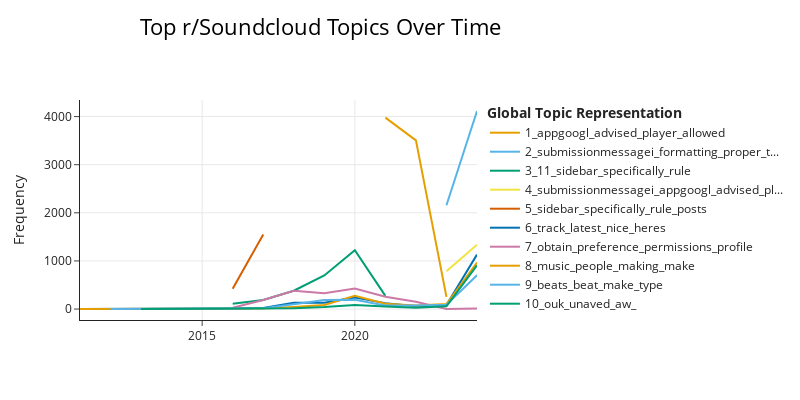

The notebook cell this image was saved under:
### Code cell
topic_model.visualize_topics_over_time(topics_over_time, topics=[1, 2, 3, 4, 5, 6, 7, 8, 9, 10], title="Top r/Soundcloud Topics Over Time", width=800, height=400)

### Figure 1 — Plotly figure (JSON) as saved in the notebook; plotly's stock layout.template omitted (floating-point values rounded to 4 significant figures)
{"data": [{"hoverinfo": "text", "hovertext": ["<b>Topic 1</b><br>Words: appgoogl, advised, player, allowed, break", "<b>Topic 1</b><br>Words: appgoogl, advised, player, allowed, break", "<b>Topic 1</b><br>Words: appgoogl, advised, player, allowed, break"], "marker": {"color": "#E69F00"}, "mode": "lines", "name": "1_appgoogl_advised_player_allowed", "type": "scatter", "x": [2021, 2022, 2023], "y": [3978, 3505, 253]}, {"hoverinfo": "text", "hovertext": ["<b>Topic 2</b><br>Words: submissionmessagei, formatting, proper, title, guidelines", "<b>Topic 2</b><br>Words: submissionmessagei, formatting, proper, title, guidelines"], "marker": {"color": "#56B4E9"}, "mode": "lines", "name": "2_submissionmessagei_formatting_proper_t...", "type": "scatter", "x": [2023, 2024], "y": [2156, 4116]}, {"hoverinfo": "text", "hovertext": ["<b>Topic 3</b><br>Words: 11, sidebar, specifically, rule, check", "<b>Topic 3</b><br>Words: 11, sidebar, specifically, rule, check", "<b>Topic 3</b><br>Words: 11, sidebar, specifically, rule, check", "<b>Topic 3</b><br>Words: 11, sidebar, specifically, rule, check", "<b>Topic 3</b><br>Words: 11, sidebar, specifically, rule, check", "<b>Topic 3</b><br>Words: 11, sidebar, specifically, rule, check"], "marker": {"color": "#009E73"}, "mode": "lines", "name": "3_11_sidebar_specifically_rule", "type": "scatter", "x": [2016, 2017, 2018, 2019, 2020, 2021], "y": [112, 187, 381, 697, 1223, 275]}, {"hoverinfo": "text", "hovertext": ["<b>Topic 4</b><br>Words: submissionmessagei, appgoogl, advised, player, allowed", "<b>Topic 4</b><br>Words: submissionmessagei, appgoogl, advised, player, allowed"], "marker": {"color": "#F0E442"}, "mode": "lines", "name": "4_submissionmessagei_appgoogl_advised_pl...", "type": "scatter", "x": [2023, 2024], "y": [787, 1338]}, {"hoverinfo": "text", "hovertext": ["<b>Topic 5</b><br>Words: sidebar, specifically, rule, posts, check", "<b>Topic 5</b><br>Words: sidebar, specifically, rule, posts, check"], "marker": {"color": "#D55E00"}, "mode": "lines", "name": "5_sidebar_specifically_rule_posts", "type": "scatter", "x": [2016, 2017], "y": [423, 1548]}, {"hoverinfo": "text", "hovertext": ["<b>Topic 6</b><br>Words: another, track, latest, nice, heres", "<b>Topic 6</b><br>Words: testing, refreshing, ideas, ty, gotten", "<b>Topic 6</b><br>Words: trancy, club, program, playing, produce", "<b>Topic 6</b><br>Words: proggy, insanity, dig, awesome, track", "<b>Topic 6</b><br>Words: trackgives, worklt3, collectible, track, concentration", "<b>Topic 6</b><br>Words: track, superb, snitched, amine, violate", "<b>Topic 6</b><br>Words: track, feedback, nice, thanks, dope", "<b>Topic 6</b><br>Words: track, diss, latest, nice, guys", "<b>Topic 6</b><br>Words: track, nice, latest, man, heres", "<b>Topic 6</b><br>Words: track, latest, feedback, great, nice", "<b>Topic 6</b><br>Words: track, first, man, dope, thoughts", "<b>Topic 6</b><br>Words: track, latest, diss, nice, first", "<b>Topic 6</b><br>Words: track, latest, heres, nice, feedback"], "marker": {"color": "#0072B2"}, "mode": "lines", "name": "6_track_latest_nice_heres", "type": "scatter", "x": [2011, 2012, 2013, 2015, 2016, 2017, 2018, 2019, 2020, 2021, 2022, 2023, 2024], "y": [1, 1, 1, 1, 9, 21, 129, 132, 241, 123, 59, 86, 1131]}, {"hoverinfo": "text", "hovertext": ["<b>Topic 7</b><br>Words: preference, obtain, permissions, entirety, credit", "<b>Topic 7</b><br>Words: obtain, preference, permissions, profile, credit", "<b>Topic 7</b><br>Words: obtain, preference, permissions, profile, credit", "<b>Topic 7</b><br>Words: obtain, preference, permissions, profile, name", "<b>Topic 7</b><br>Words: obtain, preference, permissions, profile, name", "<b>Topic 7</b><br>Words: obtain, preference, permissions, profile, name", "<b>Topic 7</b><br>Words: preference, obtain, permissions, profile, name", "<b>Topic 7</b><br>Words: soundcloudcomunderising, america, french, profiles, blow", "<b>Topic 7</b><br>Words: pychpmp, cruel, device, permissions, obtain"], "marker": {"color": "#CC79A7"}, "mode": "lines", "name": "7_obtain_preference_permissions_profile", "type": "scatter", "x": [2016, 2017, 2018, 2019, 2020, 2021, 2022, 2023, 2024], "y": [26, 188, 382, 330, 425, 257, 153, 2, 12]}, {"hoverinfo": "text", "hovertext": ["<b>Topic 8</b><br>Words: withdrawn, factors, specific, unique, end", "<b>Topic 8</b><br>Words: arounddo, areas, irl, demos, hand", "<b>Topic 8</b><br>Words: rectoactively, negative, stereogum, pitchfork, tearing", "<b>Topic 8</b><br>Words: confident, favorite, start, step, music", "<b>Topic 8</b><br>Words: people, music, make, yourself, youre", "<b>Topic 8</b><br>Words: music, people, make, making, marketing", "<b>Topic 8</b><br>Words: promote, music, audience, worldwide, reach", "<b>Topic 8</b><br>Words: music, promote, making, people, promotion", "<b>Topic 8</b><br>Words: music, make, people, making, promote", "<b>Topic 8</b><br>Words: people, music, make, making, yourself", "<b>Topic 8</b><br>Words: music, making, people, make, yourself"], "marker": {"color": "#E69F00"}, "mode": "lines", "name": "8_music_people_making_make", "type": "scatter", "x": [2011, 2013, 2016, 2017, 2018, 2019, 2020, 2021, 2022, 2023, 2024], "y": [1, 1, 7, 9, 45, 86, 277, 111, 75, 104, 965]}, {"hoverinfo": "text", "hovertext": ["<b>Topic 9</b><br>Words: skipped, wondering, update, beats, those", "<b>Topic 9</b><br>Words: beatbox, fulfill, beats, choices, bored", "<b>Topic 9</b><br>Words: beats, free, yo, are, use", "<b>Topic 9</b><br>Words: voices, beat, quiet, loud, intro", "<b>Topic 9</b><br>Words: beats, beat, creepyambient, murk, outsiddes", "<b>Topic 9</b><br>Words: beats, beat, type, free, cashrolliebeatscom", "<b>Topic 9</b><br>Words: beats, beat, free, make, send", "<b>Topic 9</b><br>Words: beats, beat, free, type, beatstars", "<b>Topic 9</b><br>Words: beats, beat, type, make, hard", "<b>Topic 9</b><br>Words: beats, beat, type, make, need", "<b>Topic 9</b><br>Words: beats, beat, make, send, free", "<b>Topic 9</b><br>Words: beats, beat, make, type, free"], "marker": {"color": "#56B4E9"}, "mode": "lines", "name": "9_beats_beat_make_type", "type": "scatter", "x": [2012, 2013, 2015, 2016, 2017, 2018, 2019, 2020, 2021, 2022, 2023, 2024], "y": [1, 2, 2, 4, 17, 98, 187, 194, 72, 74, 90, 702]}, {"hoverinfo": "text", "hovertext": ["<b>Topic 10</b><br>Words: ouk, unaved, aw, , ", "<b>Topic 10</b><br>Words: ouk, unaved, aw, , ", "<b>Topic 10</b><br>Words: ouk, unaved, aw, , ", "<b>Topic 10</b><br>Words: ouk, unaved, aw, , ", "<b>Topic 10</b><br>Words: ouk, unaved, aw, , ", "<b>Topic 10</b><br>Words: aw, ouk, unaved, , ", "<b>Topic 10</b><br>Words: ouk, unaved, aw, , ", "<b>Topic 10</b><br>Words: ouk, unaved, aw, , ", "<b>Topic 10</b><br>Words: ouk, unaved, aw, , ", "<b>Topic 10</b><br>Words: ouk, unaved, aw, , "], "marker": {"color": "#009E73"}, "mode": "lines", "name": "10_ouk_unaved_aw_", "type": "scatter", "x": [2013, 2015, 2017, 2018, 2019, 2020, 2021, 2022, 2023, 2024], "y": [1, 1, 1, 14, 41, 83, 51, 29, 57, 906]}], "layout": {"height": 400, "hoverlabel": {"bgcolor": "white", "font": {"family": "Rockwell", "size": 16}}, "legend": {"title": {"text": "<b>Global Topic Representation"}}, "title": {"font": {"color": "Black", "size": 22}, "text": "Top r/Soundcloud Topics Over Time", "x": 0.4, "xanchor": "center", "y": 0.95, "yanchor": "top"}, "width": 800, "xaxis": {"showgrid": true}, "yaxis": {"showgrid": true, "title": {"text": "Frequency"}}}}
